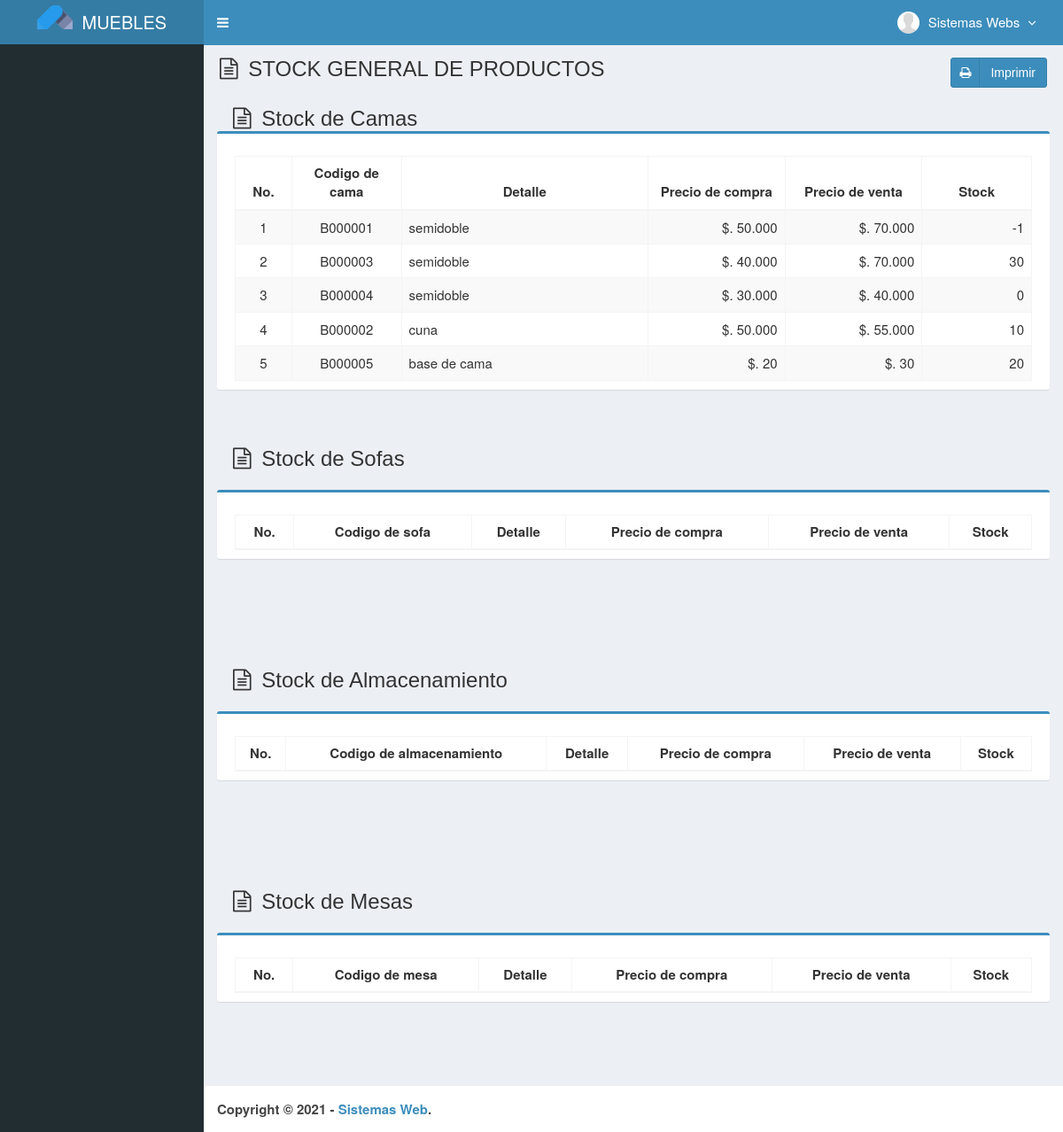
The app's page /main.php?module=general_stock_inventory (signed in), older data.
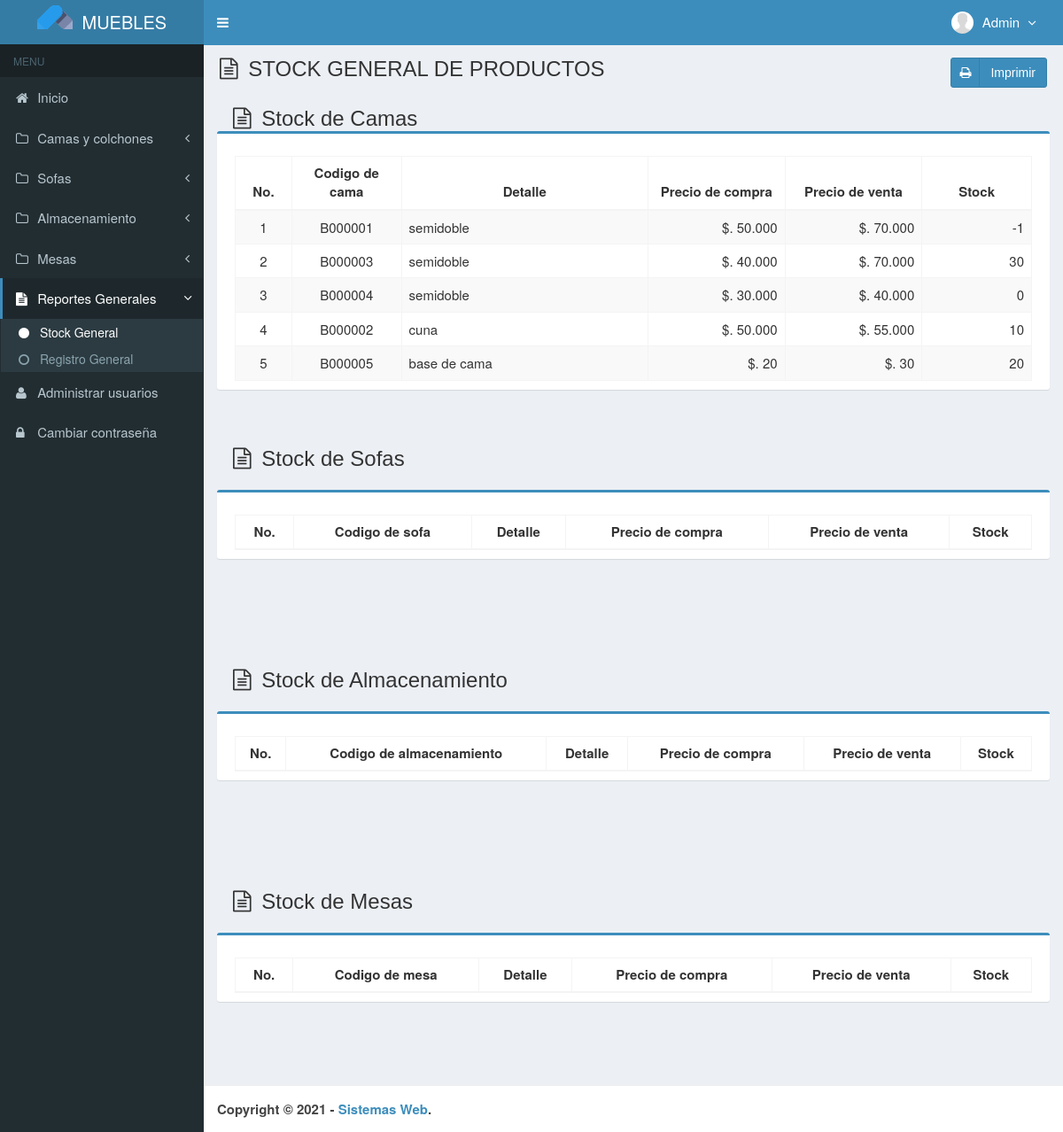
The same page, newer data.
### tables this page shows
CREATE TABLE `usuarios` (
  `id_user` int(3) NOT NULL,
  `username` varchar(50) NOT NULL,
  `name_user` varchar(50) NOT NULL,
  `password` varchar(50) NOT NULL,
  `email` varchar(50) DEFAULT NULL,
  `telefono` varchar(13) DEFAULT NULL,
  `foto` varchar(100) DEFAULT NULL,
  `permisos_acceso` enum('Admin','Empleado') NOT NULL,
  `status` enum('activo','bloqueado') NOT NULL DEFAULT 'activo',
  `created_at` timestamp NOT NULL DEFAULT current_timestamp(),
  `updated_at` timestamp NOT NULL DEFAULT current_timestamp() ON UPDATE current_timestamp()
);

### modules/general_stock_inventory/view.php (the view, shortened to what the changed rows need)
<section class="content-header">
  <h1>
    <i class="fa fa-file-text-o icon-title center"></i> STOCK GENERAL DE PRODUCTOS
    <a class="btn btn-primary btn-social pull-right" href="modules/general_stock_inventory/print.php" target="_blank">
      <i class="fa fa-print"></i> Imprimir
    </a>
  </h1>
</section>
<section class="content">
<section class="content-header">
  <h1>
    <i class="fa fa-file-text-o icon-title"></i> Stock de Camas
  </h1>
</section>
  <div class="row">
    <div class="col-md-12">
      <div class="box box-primary">
        <div class="box-body">
          <table id="dataTables" class="table table-bordered table-striped table-hover">
            <thead>
              <tr>
                <th class="center">No.</th>
                <th class="center">Codigo de cama</th>
                <th class="center">Detalle</th>
                <th class="center">Precio de compra</th>
                <th class="center">Precio de venta</th>
                <th class="center">Stock</th>
              </tr>
            </thead>
          </table>
        </div>
      </div>
    </div>
  </div>
</section>
<section class="content">
  <section class="content-header">
    <h1>
      <i class="fa fa-file-text-o icon-title"></i> Stock de Sofas
    </h1>
  </section>
  <br>
  <div class="row">
    <div class="col-md-12">
      <div class="box box-primary">
        <div class="box-body">
          <table id="dataTables" class="table table-bordered table-striped table-hover">
            <thead>
              <tr>
                <th class="center">No.</th>
                <th class="center">Codigo de sofa</th>
                <th class="center">Detalle</th>
                <th class="center">Precio de compra</th>
                <th class="center">Precio de venta</th>
                <th class="center">Stock</th>
              </tr>
            </thead>
          </table>
        </div>
      </div>
    </div>
  </div>
</section>
<section class="content">
  <section class="content-header">
    <h1>
      <i class="fa fa-file-text-o icon-title"></i> Stock de Almacenamiento
    </h1>
  </section>
  <br>
  <div class="row">
    <div class="col-md-12">
      <div class="box box-primary">
        <div class="box-body">
          <table id="dataTables" class="table table-bordered table-striped table-hover">
            <thead>
              <tr>
                <th class="center">No.</th>
                <th class="center">Codigo de almacenamiento</th>
                <th class="center">Detalle</th>
                <th class="center">Precio de compra</th>
                <th class="center">Precio de venta</th>
                <th class="center">Stock</th>
              </tr>
            </thead>
          </table>
        </div>
      </div>
    </div>
  </div>
</section>
<section class="content">
  <section class="content-header">
    <h1>
      <i class="fa fa-file-text-o icon-title"></i> Stock de Mesas
    </h1>
  </section>
  <br>
  <div class="row">
    <div class="col-md-12">
      <div class="box box-primary">
        <div class="box-body">
          <table id="dataTables" class="table table-bordered table-striped table-hover">
            <thead>
              <tr>
                <th class="center">No.</th>
                <th class="center">Codigo de mesa</th>
                <th class="center">Detalle</th>
                <th class="center">Precio de compra</th>
                <th class="center">Precio de venta</th>
                <th class="center">Stock</th>
              </tr>
            </thead>
          </table>
        </div>
      </div>
    </div>
  </div>
</section><!-- /.content

### main.php (shortened to what the changed rows need)
<!DOCTYPE html>
<html>
  <head>
    <link href="assets/css/bootstrap.min.css" rel="stylesheet" type="text/css" />
    <link href="assets/plugins/font-awesome-4.6.3/css/font-awesome.min.css" rel="stylesheet" type="text/css" />
    <link href="assets/plugins/datatables/dataTables.bootstrap.css" rel="stylesheet" type="text/css" />
    <link href="assets/plugins/datepicker/datepicker.min.css" rel="stylesheet" type="text/css" />
    <link rel="stylesheet" type="text/css" href="assets/plugins/chosen/css/chosen.min.css" />
    <link href="assets/css/AdminLTE.min.css" rel="stylesheet" type="text/css" />
    <link href="assets/css/skins/skin-blue.min.css" rel="stylesheet" type="text/css" />
    <link href="assets/plugins/datepicker/datepicker3.css" rel="stylesheet" type="text/css" />
    <link href="assets/css/style.css" rel="stylesheet" type="text/css" />
  </head>
  <body class="skin-blue fixed">
    <div class="wrapper">
      <header class="main-header">
        <a href="?module=beranda" class="logo">
        </a>
        <nav class="navbar navbar-static-top" role="navigation">
          <div class="navbar-custom-menu">
            <ul class="nav navbar-nav">
              <?php include "top-menu.php" ?>
            </ul>
          </div>
        </nav>
      </header>
      <aside class="main-sidebar">
        <section class="sidebar">
            <?php include "sidebar-menu.php" ?>
        </section>
      </aside>
      <div class="content-wrapper">
        <?php include "content.php" ?>
      </div>
      <footer class="main-footer">
        <strong>Copyright &copy; <?php echo date('Y');?> - <a href="http://obedalvarado.pw/" target="_blank">Sistemas Web</a>.</strong>
      </footer>
    </div>
  </body>
</html>

### top-menu.php (shortened to what the changed rows need)
<?php
require_once "config/database.php";
$query = mysqli_query($mysqli, "SELECT id_user, name_user, foto, permisos_acceso FROM usuarios WHERE id_user='$_SESSION[id_user]'")
                                or die('error: '.mysqli_error($mysqli));
$data = mysqli_fetch_assoc($query);
?>
<li class="dropdown user user-menu">
  <a href="#" class="dropdown-toggle" data-toggle="dropdown">
  <?php
  if ($data['foto']=="") { ?>
    <img src="images/user/user-default.png" class="user-image" alt="User Image"/>
  <?php
  }
  else { ?>
    <img src="images/user/<?php echo $data['foto']; ?>" class="user-image" alt="User Image"/>
  <?php
  }
  ?>
    <span class="hidden-xs"><?php echo $data['name_user']; ?> <i style="margin-left:5px" class="fa fa-angle-down"></i></span>
  </a>
</li>

### sidebar-menu.php (shortened to what the changed rows need)
<?php
if ($_SESSION['permisos_acceso']=='Admin') { ?>
    <ul class="sidebar-menu">
        <li class="header">MENU</li>
	<?php
	if ($_GET["module"]=="start") {
		$active_home="active";
	} else {
		$active_home="";
	}
  ?>
		<li class="<?php echo $active_home;?>">
			<a href="?module=start"><i class="fa fa-home"></i> Inicio </a>
	  	</li>
  <?php
  if ($_GET["module"]=="camas") { ?>
		<li class="active treeview">
          	<a href="javascript:void(0);">
            	<i class="fa fa-folder-o"></i> <span>Camas y colchones</span> <i class="fa fa-angle-left pull-right"></i>
          	</a>
      		<ul class="treeview-menu">
        		<li class="active"><a href="?module=camas"><i class="fa fa-circle"></i> Datos de Camas </a></li>
        		<li><a href="?module=camas_transaction"><i class="fa fa-circle-o"></i> Registro de Camas </a></li>
            <li><a href="?module=camas_stock_inventory"><i class="fa fa-circle-o"></i> Stock de Camas </a></li>
            <li><a href="?module=camas_stock_report"><i class="fa fa-circle-o"></i> Registro de Camas</a></li>
          </ul>
    	</li>
    <?php
	}
	else { ?>
		<li class="treeview">
          	<a href="javascript:void(0);">
            	<i class="fa fa-folder-o"></i> <span>Camas y colchones</span> <i class="fa fa-angle-left pull-right"></i>
          	</a>
    	</li>
    <?php
  }
  if ($_GET["module"]=="sofas") { ?>
		<li class="active treeview">
          	<a href="javascript:void(0);">
            	<i class="fa fa-folder-o"></i> <span>Sofas</span> <i class="fa fa-angle-left pull-right"></i>
          	</a>
      		<ul class="treeview-menu">
        		<li class="active"><a href="?module=sofas"><i class="fa fa-circle"></i> Datos de Sofas </a></li>
        		<li><a href="?module=sofas_transaction"><i class="fa fa-circle-o"></i> Registro de Sofas </a></li>
            <li><a href="?module=sofas_stock_inventory"><i class="fa fa-circle-o"></i> Stock de Sofas </a></li>
            <li><a href="?module=sofas_stock_report"><i class="fa fa-circle-o"></i> Registro de Sofas </a></li>
          </ul>
    	</li>
    <?php
	}
	else { ?>
		<li class="treeview">
          	<a href="javascript:void(0);">
            	<i class="fa fa-folder-o"></i> <span>Sofas</span> <i class="fa fa-angle-left pull-right"></i>
          	</a>
    	</li>
    <?php
  }
  if ($_GET["module"]=="almacenamiento") { ?>
		<li class="active treeview">
          	<a href="javascript:void(0);">
            	<i class="fa fa-folder-o"></i> <span>Almacenamiento</span> <i class="fa fa-angle-left pull-right"></i>
          	</a>
      		<ul class="treeview-menu">
        		<li class="active"><a href="?module=almacenamiento"><i class="fa fa-circle"></i> Datos de Almacenamiento </a></li>
        		<li><a href="?module=almacenamiento_transaction"><i class="fa fa-circle-o"></i> Registro de Almacenamiento </a></li>
            <li><a href="?module=almacenamiento_stock_inventory"><i class="fa fa-circle-o"></i> Stock de Almacenamiento </a></li>
            <li><a href="?module=almacenamiento_stock_report"><i class="fa fa-circle-o"></i> Registro de Almacenamiento </a></li>
          </ul>
    	</li>
    <?php
	}
	else { ?>
		<li class="treeview">
          	<a href="javascript:void(0);">
            	<i class="fa fa-folder-o"></i> <span>Almacenamiento</span> <i class="fa fa-angle-left pull-right"></i>
          	</a>
    	</li>
    <?php
  }
  if ($_GET["module"]=="mesas") { ?>
	<li class="active treeview">
		  <a href="javascript:void(0);">
			<i class="fa fa-folder-o"></i> <span>Mesas</span> <i class="fa fa-angle-left pull-right"></i>
		  </a>
		  <ul class="treeview-menu">
			<li class="active"><a href="?module=mesas"><i class="fa fa-circle"></i> Datos de Mesas </a></li>
			<li><a href="?module=mesas_transaction"><i class="fa fa-circle-o"></i> Registro de Mesas </a></li>
		<li><a href="?module=mesas_stock_inventory"><i class="fa fa-circle-o"></i> Stock de Mesas </a></li>
		<li><a href="?module=mesas_stock_report"><i class="fa fa-circle-o"></i> Registro de Mesas </a></li>
	  </ul>
	</li>
<?php
}
else { ?>
	<li class="treeview">
		  <a href="javascript:void(0);">
			<i class="fa fa-folder-o"></i> <span>Mesas</span> <i class="fa fa-angle-left pull-right"></i>
		  </a>
	</li>
<?php
}
	if ($_GET["module"]=="general_stock_inventory") { ?>
		<li class="active treeview">
          	<a href="javascript:void(0);">
            	<i class="fa fa-file-text"></i> <span>Reportes Generales</span> <i class="fa fa-angle-left pull-right"></i>
          	</a>
      		<ul class="treeview-menu">
        		<li class="active"><a href="?module=general_stock_inventory"><i class="fa fa-circle"></i> Stock General </a></li>
        		<li><a href="?module=general_stock_report"><i class="fa fa-circle-o"></i> Registro General </a></li>
      		</ul>
    	</li>
    <?php
	}
	if ($_GET["module"]=="user" || $_GET["module"]=="form_user") { ?>
		<li class="active">
			<a href="?module=user"><i class="fa fa-user"></i> Administrar usuarios</a>
	  	</li>
	<?php
	}
	else { ?>
		<li>
			<a href="?module=user"><i class="fa fa-user"></i> Administrar usuarios</a>
	  	</li>
	<?php
	}
	if ($_GET["module"]=="password") { ?>
		<li class="active">
			<a href="?module=password"><i class="fa fa-lock"></i> Cambiar contraseña</a>
		</li>
	<?php
	}
	else { ?>
		<li>
			<a href="?module=password"><i class="fa fa-lock"></i> Cambiar contraseña</a>
		</li>
	<?php
	}
	?>
	</ul>
<?php
}

Row changes from the older to the newer data that the page shows:
changed usuarios: name_user "Sistemas Webs" → "Admin"
Text that changed along with them:
text now shown: "MENU Inicio Camas y colchones Sofas Almacenamiento Mesas Reportes Generales Stock General Registro General Administrar usuarios Cambiar contraseña"
